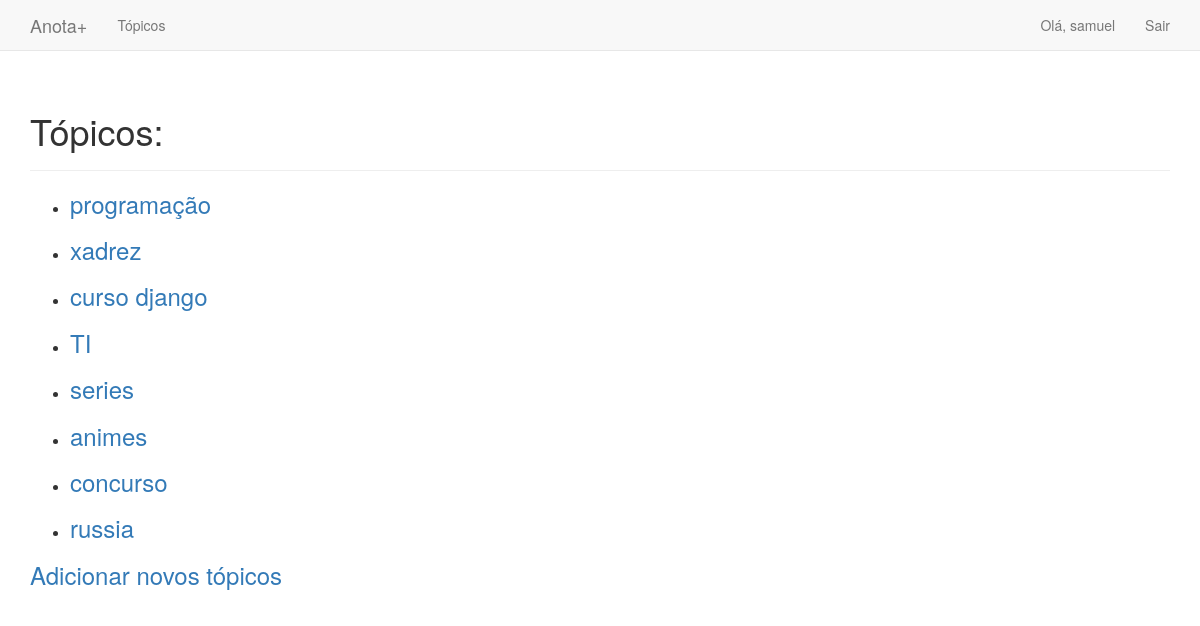
Page /topics (signed in) on the committed database.
### learning_log/models.py (models this page shows)
class Topic(models.Model):
    text = models.CharField(max_length=200)
    date_added = models.DateTimeField(auto_now=True)
    owner = models.ForeignKey(User,on_delete=models.CASCADE)
    def __str__(self):
        return self.text

### learning_log/views.py (the view)
# urls.py: path('topics', views.topics, name='topics'),
@login_required
def topics(request):
    topics = Topic.objects.filter(owner=request.user).order_by('date_added')
    context = {'topics' : topics}
    return render(request, 'learning_logs/topics.html', context)

### learning_log/templates/learning_logs/topics.html
{% extends "learning_logs/base.html" %}
{% block header %}
     <h1>Tópicos:</h1>
{% endblock %}
{% block content %}
  <ul>
       {% for topic in topics %}
         <li>
            <h3>
              <a href="{% url 'topic' topic.id %}"> {{ topic }}</a>
            </h3>
         </li>
       {% empty %}
          <li> Não há tópicos adicionados</li>
       {% endfor %}
  </ul>
    <h3>
      <a href="{% url 'new_topic' %}">Adicionar novos tópicos</a>
    </h3>
{% endblock %}

### learning_log/templates/learning_logs/base.html (shortened to what this page needs)
{% load bootstrap3 %}
<html lang="pt-br">
  <head>
      {% bootstrap_css %}
  </head>
  <body>
    <nav class="navbar navbar-default navbar-static-top">
       <div class="container">
          <div class="navbar-header">
              <a class="navbar-brand" href="{% url 'index' %}"> Anota+</a>
          </div>
          <div id="navbar" class="collapse navbar-collapse">
              <ul class="nav navbar-nav">
                 <li><a href="{% url 'topics' %}"> Tópicos</a></li>
              </ul>
              <ul class="nav navbar-nav navbar-right">
                    {% if user.is_authenticated %}
                       <li><a> Olá, {{ user.username }}</a><li>
                       <li><a href="{% url 'logout' %}">Sair</a></li>
                    {% else %}
                       <li> <a href="{% url 'register' %}">Registrar</a></li>
                       <li> <a href="{% url 'login' %}">Entrar</a>
                    {% endif %}
                </ul>
            </div>
        </div>
     </nav>
     <div class="container">
         <div class="page-header">
            {% block header %}{% endblock %}
         </div>
         <div>
            {% block content %}{% endblock content %}
         </div>
  </body>
 </html>

### rows in the picture
Topic: text "programação"
Topic: text "xadrez"
Topic: text "curso django"
Topic: text "TI"
Topic: text "series"
Topic: text "animes"
Topic: text "concurso"
Topic: text "russia"

### other values in the picture
{{ user.username }} "samuel"
